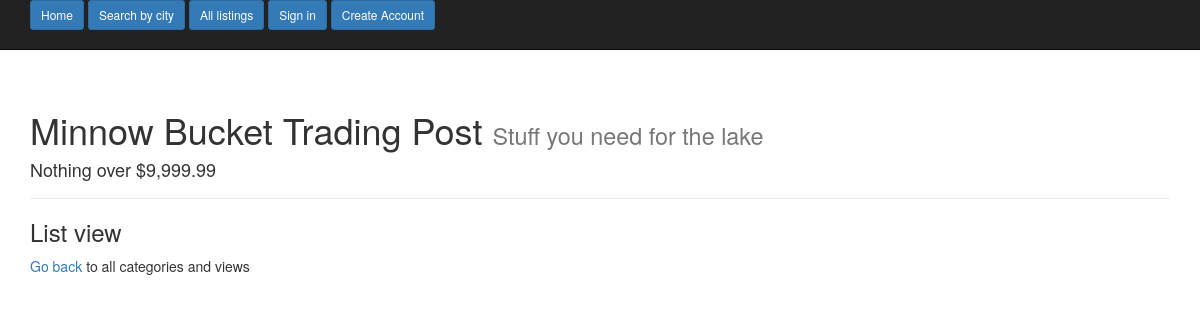
Before: /category/13/list/ with the older database file.
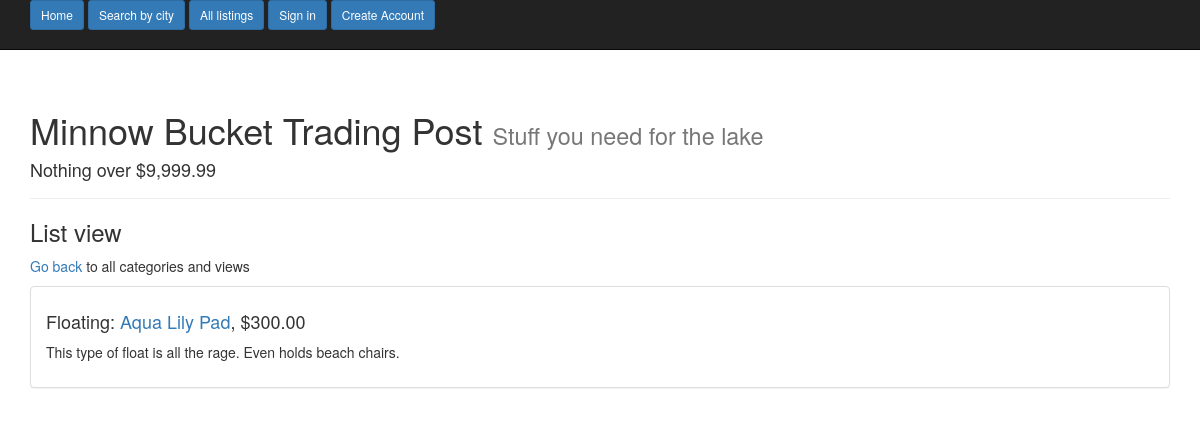
After: the same page with the newer database file.
### main_app/models.py (models this page shows, shortened)
class Listing(models.Model):
    title = models.CharField(max_length=40)
    description = models.TextField()
    price = models.DecimalField(max_digits=6, decimal_places=2)
    photo = models.ImageField(upload_to='listing_photos', null=True, blank=True, verbose_name='Upload a photo')
    city = models.ForeignKey(Location)
    seller = models.ForeignKey(User)
    created = models.DateTimeField(auto_now_add=True)
    pick_category = models.ForeignKey(Category)
    class Meta:
        ordering = ['-created']

class Category(models.Model):
    new_category = models.CharField(max_length=30)
    choose_main = models.ForeignKey('self', null=True, blank=True, related_name="sub_choice")
    def __str__(self):
        return self.new_category
    class Meta:
        verbose_name_plural = "Categories"

### main_app/views.py (the view)
# urls.py: url(r'^category/(?P<subpk>\d+)/list/$', SubCatListView.as_view(), name='subcat_list_view'),
class SubCatListView(ListView):
    model = Listing
    template_name = 'sub_cat_list.html'
    def get_queryset(self, **kwargs):
        sub_cat = self.kwargs.get('subpk', None)
        return Listing.objects.filter(pick_category=sub_cat)

### templates/sub_cat_list.html
{% extends "base.html" %}
{% block content %}
<h3>List view</h3>
<p> <a href="{% url 'index_view' %}">Go back</a> to all categories and views </p>
  {% for object in object_list %}
    <div class="panel panel-default">
      <div class="panel-body">
        <h4>{{ object.pick_category }}: <a href="{% url 'list_detail_view' object.pk %}">{{ object.title }}</a>, ${{ object.price }}</h4>
        <p>{{ object.description}}</p>
      </div>
    </div>
  {% endfor %}
{% endblock %}

Changed rows visible on the page:
added Listing: pick_category "Floating", title "Aqua Lily Pad", price "300.00", description "This type of float is all the rage. Even holds beach chairs."
